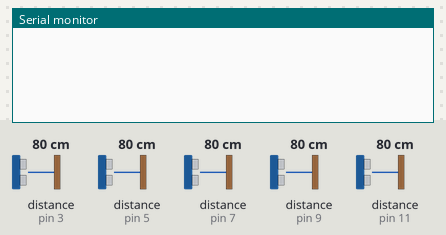
Simulated run of this sketch. Board: Arduino Uno, built with avr-gcc and run on an emulated ATmega328P. Parts: the last lines printed to the serial monitor. Wiring (inferred from the names in the program): 5 × ultrasonic range finder: trigger pin 2, echo pin 3 / trigger pin 4, echo pin 5 / trigger pin 6, echo pin 7 / trigger pin 8, echo pin 9 / trigger pin 10, echo pin 11. The inputs (shaded band) are chosen by the test bench; at power-on: distance to the obstacle (sensors on pin 3, pin 5, pin 7, pin 9, pin 11) 80 cm. The echo pulse lasts 58.3 µs per cm.

Above: at 1.3 s.
1.4 s: distance to the obstacle (sensor on pin 3) set to 2 cm
At 2.0 s:
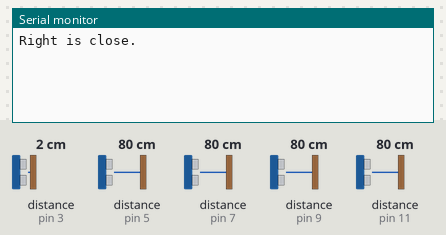
3.6 s: distance to the obstacle (sensor on pin 5) set to 2 cm
At 3.99 s:
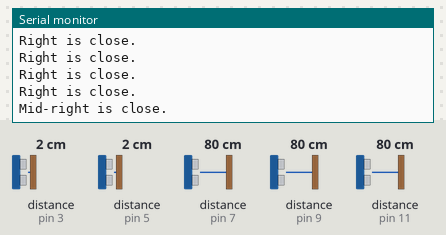
5.6 s: distance to the obstacle (sensor on pin 7) set to 2 cm
At 6.06 s:
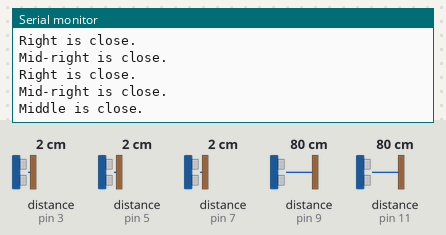
7.7 s: distance to the obstacle (sensor on pin 9) set to 2 cm
At 8.13 s:
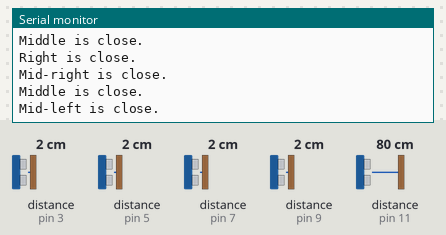
9.8 s: distance to the obstacle (sensor on pin 11) set to 2 cm
At 10.21 s:
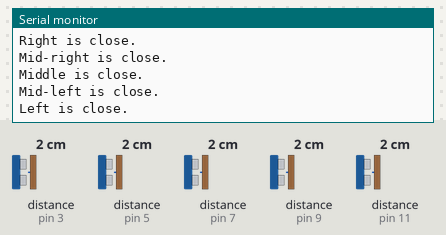

Measured:
- after the input at 1.4 s, the serial monitor: prints a new line after 0.18 s (image 1)
- after the input at 3.6 s, the serial monitor: prints a new line after 0.08 s (image 2)
- after the input at 5.6 s, the serial monitor: prints a new line after 0.17 s (image 3)
- after the input at 7.7 s, the serial monitor: prints a new line after 0.14 s (image 4)
- after the input at 9.8 s, the serial monitor: prints a new line after 0.13 s (image 5)

The sketch:

se_5_sensors.ino
```cpp
int ultraRo=2; //right belt
int ultraRi=3;

int ultraRMo=4; //right middle belt
int ultraRMi=5;

int ultraMo=6; //middle belt
int ultraMi=7;

int ultraLMo=8; //left middle belt
int ultraLMi=9;

int ultraLo=10;  //left belt
int ultraLi=11;

int Rclose = 0;
int MRclose = 0;
int Mclose = 0;
int MLclose = 0;
int Lclose = 0;

long duration1,inches1,duration2,inches2,duration3,inches3, duration4, inches4, duration5, inches5;

void setup()
{
Serial.begin(9600);
pinMode(ultraRo, OUTPUT); //initialize ultrasonic outputs
pinMode(ultraRMo, OUTPUT);
pinMode(ultraMo, OUTPUT);
pinMode(ultraLMo, OUTPUT);
pinMode(ultraLo, OUTPUT);

pinMode(ultraRi, INPUT);  //initialize
pinMode(ultraRMi, INPUT);
pinMode(ultraMi, INPUT);
pinMode(ultraLMi, INPUT);
pinMode(ultraLi, INPUT);
}

void loop() {
ultraR();

ultraRM();

ultraM();

ultraLM();

ultraL();
delay(500);
}

void ultraR(){
digitalWrite(ultraRo, LOW);
delayMicroseconds(2);
digitalWrite(ultraRo, HIGH);
delayMicroseconds(5);
digitalWrite(ultraRo, LOW);

duration1 = pulseIn(ultraRi, HIGH);
inches1 = duration1 / 74 / 2;
if(inches1 <= 5) {
Rclose = 1;
Serial.println("Right is close.");
}
}

void ultraRM(){
digitalWrite(ultraRMo, LOW);
delayMicroseconds(2);
digitalWrite(ultraRMo, HIGH);
delayMicroseconds(5);
digitalWrite(ultraRMo, LOW);

duration2 = pulseIn(ultraRMi, HIGH);
inches2 = duration2 / 74 / 2;
if(inches2 <= 5) {
MRclose = 1;
Serial.println("Mid-right is close.");
}
}

void ultraM(){
digitalWrite(ultraMo, LOW);
delayMicroseconds(2);
digitalWrite(ultraMo, HIGH);
delayMicroseconds(5);
digitalWrite(ultraMo, LOW);

duration3 = pulseIn(ultraMi, HIGH);
inches3 = duration3 / 74 / 2;
if(inches3 <= 5) {
Rclose = 1;
Serial.println("Middle is close.");
}
}

void ultraLM(){
digitalWrite(ultraLMo, LOW);
delayMicroseconds(2);
digitalWrite(ultraLMo, HIGH);
delayMicroseconds(5);
digitalWrite(ultraLMo, LOW);

duration4 = pulseIn(ultraLMi, HIGH);
inches4 = duration4 / 74 / 2;
if(inches4 <= 5) {
MLclose = 1;
Serial.println("Mid-left is close.");
}
}

void ultraL(){
digitalWrite(ultraLo, LOW);
delayMicroseconds(2);
digitalWrite(ultraLo, HIGH);
delayMicroseconds(5);
digitalWrite(ultraLo, LOW);

duration5 = pulseIn(ultraLi, HIGH);
inches5 = duration5 / 74 / 2;
if(inches5 <= 5) {
Mclose = 1;
Serial.println("Left is close.");
}
}
```
